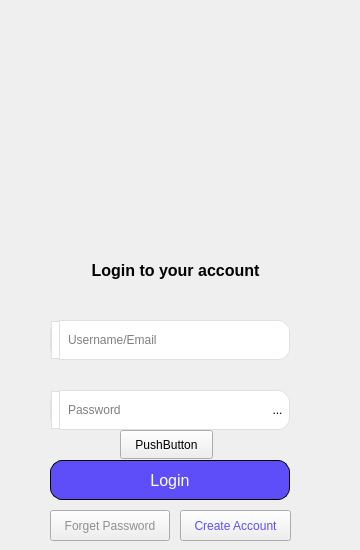
    <widget class="QWidget" name="loginPage">
     <widget class="QLabel" name="startLogo">
      <property name="geometry">
       <rect>
        <x>60</x>
        <y>90</y>
        <width>231</width>
        <height>131</height>
       </rect>
      </property>
      <property name="text">
       <string/>
      </property>
      <property name="pixmap">
       <pixmap resource="assets.qrc">:/logo/resources/StartVPNlogo.png.png</pixmap>
      </property>
      <property name="scaledContents">
       <bool>true</bool>
      </property>
      <property name="alignment">
       <set>Qt::AlignCenter</set>
      </property>
     </widget>
     <widget class="QPushButton" name="btnforgetPassword">
      <property name="geometry">
       <rect>
        <x>50</x>
        <y>510</y>
        <width>120</width>
        <height>31</height>
       </rect>
      </property>
      <property name="cursor">
       <cursorShape>PointingHandCursor</cursorShape>
      </property>
      <property name="styleSheet">
       <string notr="true">color: #909090;</string>
      </property>
      <property name="text">
       <string>Forget Password</string>
      </property>
     </widget>
     <widget class="QPushButton" name="btncreateAccount">
      <property name="geometry">
       <rect>
        <x>180</x>
        <y>510</y>
        <width>111</width>
        <height>31</height>
       </rect>
      </property>
      <property name="cursor">
       <cursorShape>PointingHandCursor</cursorShape>
      </property>
      <property name="styleSheet">
       <string notr="true">color: #5E4EFA;</string>
      </property>
      <property name="text">
       <string>Create Account</string>
      </property>
     </widget>
     <widget class="QWidget" name="usernameWidget" native="true">
      <property name="geometry">
       <rect>
        <x>50</x>
        <y>320</y>
        <width>240</width>
        <height>40</height>
       </rect>
      </property>
      <property name="styleSheet">
       <string notr="true">background-color:white;border-radius:12px;border:1px solid #E0E0E0;</string>
      </property>
      <layout class="QHBoxLayout" name="usernameLayout">
       <property name="leftMargin">
        <number>1</number>
       </property>
       <property name="topMargin">
        <number>1</number>
       </property>
       <property name="rightMargin">
        <number>1</number>
       </property>
       <property name="bottomMargin">
        <number>1</number>
       </property>
       <item>
        <widget class="QLabel" name="lblUser">
         <property name="styleSheet">
          <string notr="true"/>
         </property>
         <property name="text">
          <string/>
         </property>
         <property name="textFormat">
          <enum>Qt::PlainText</enum>
         </property>
         <property name="scaledContents">
          <bool>true</bool>
         </property>
         <property name="wordWrap">
          <bool>true</bool>
         </property>
         <property name="margin">
          <number>0</number>
         </property>
        </widget>
       </item>
       <item>
        <widget class="QLineEdit" name="username">
         <property name="font">
          <font>
           <bold>false</bold>
          </font>
         </property>
         <property name="styleSheet">
          <string notr="true">height:40px;border:none;</string>
         </property>
         <property name="placeholderText">
          <string>Username/Email</string>
         </property>
        </widget>
       </item>
      </layout>
     </widget>
     <widget class="QLabel" name="loginLabel">
      <property name="geometry">
       <rect>
        <x>0</x>
        <y>250</y>
        <width>351</width>
        <height>41</height>
       </rect>
      </property>
      <property name="font">
       <font>
        <pointsize>12</pointsize>
        <italic>false</italic>
        <bold>true</bold>
       </font>
      </property>
      <property name="styleSheet">
       <string notr="true"/>
      </property>
      <property name="text">
       <string>Login to your account</string>
      </property>
      <property name="alignment">
       <set>Qt::AlignCenter</set>
      </property>
     </widget>
     <widget class="QPushButton" name="btnLogin">
      <property name="geometry">
       <rect>
        <x>50</x>
        <y>460</y>
        <width>240</width>
        <height>40</height>
       </rect>
      </property>
      <property name="cursor">
       <cursorShape>PointingHandCursor</cursorShape>
      </property>
      <property name="mouseTracking">
       <bool>false</bool>
      </property>
      <property name="styleSheet">
       <string notr="true">font : 16px;color: white;border: 1px solid; border-radius:12px; background-color: palette(base);background-color:#5E4EFA;</string>
      </property>
      <property name="text">
       <string>Login</string>
      </property>
      <property name="autoDefault">
       <bool>false</bool>
      </property>
      <property name="default">
       <bool>false</bool>
      </property>
     </widget>
     <widget class="QWidget" name="usernameWidget_7" native="true">
      <property name="geometry">
       <rect>
        <x>50</x>
        <y>390</y>
        <width>240</width>
        <height>40</height>
       </rect>
      </property>
      <property name="styleSheet">
       <string notr="true">background-color:white;border-radius:12px;border:1px solid #E0E0E0;</string>
      </property>
      <layout class="QHBoxLayout" name="usernameLayout_7">
       <property name="leftMargin">
        <number>1</number>
       </property>
       <property name="topMargin">
        <number>1</number>
       </property>
       <property name="rightMargin">
        <number>1</number>
       </property>
       <property name="bottomMargin">
        <number>1</number>
       </property>
       <item>
        <widget class="QLabel" name="lblpassword">
         <property name="styleSheet">
          <string notr="true"/>
         </property>
         <property name="text">
          <string/>
         </property>
         <property name="scaledContents">
          <bool>true</bool>
         </property>
         <property name="margin">
          <number>0</number>
         </property>
        </widget>
       </item>
       <item>
        <widget class="QLineEdit" name="password">
         <property name="font">
          <font>
           <bold>false</bold>
          </font>
         </property>
         <property name="styleSheet">
          <string notr="true">height:40px;border:none;</string>
         </property>
         <property name="text">
          <string/>
         </property>
         <property name="echoMode">
          <enum>QLineEdit::Password</enum>
         </property>
         <property name="placeholderText">
          <string>Password</string>
         </property>
        </widget>
       </item>
       <item>
        <widget class="QToolButton" name="btnLoginPasswordShowlogo">
         <property name="styleSheet">
          <string notr="true">margin:2px;
border:none;
height:12px;

</string>
         </property>
         <property name="text">
          <string>...</string>
         </property>
         <property name="icon">
          <iconset resource="assets.qrc">
           <normaloff>:/logo/resources/hide.png</normaloff>:/logo/resources/hide.png</iconset>
         </property>
         <property name="iconSize">
          <size>
           <width>20</width>
           <height>20</height>
          </size>
         </property>
        </widget>
       </item>
      </layout>
     </widget>
     <widget class="QPushButton" name="btnLoginLoder">
      <property name="geometry">
       <rect>
        <x>120</x>
        <y>430</y>
        <width>93</width>
        <height>29</height>
       </rect>
      </property>
      <property name="text">
       <string>PushButton</string>
      </property>
     </widget>
    </widget>
